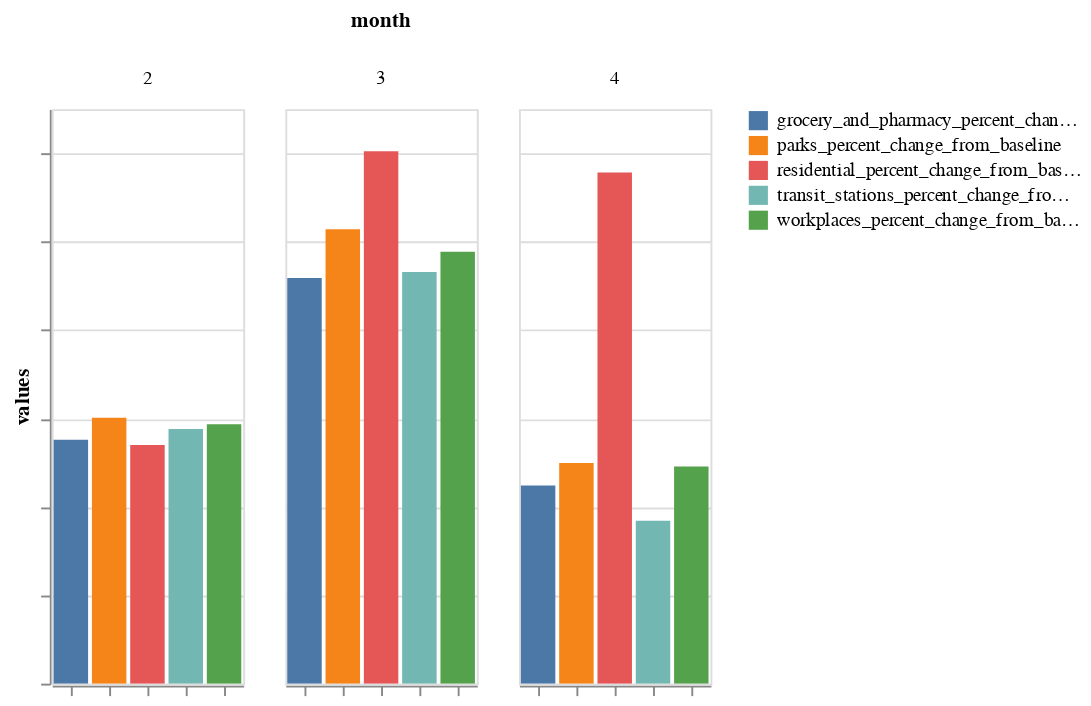

Here is the notebook cell this chart was saved with:
### Code cell
alt.Chart(india_df.groupby(["month"]).sum().reset_index()).transform_fold([grocery,parks,residential,workplace,transit],as_=["pro","values"]).mark_bar().encode(
    alt.X('pro:O',axis=alt.Axis(labels=False),title=None),
    alt.Y('values:Q',axis=alt.Axis(labels=False)),  alt.Color('pro:N',title=None),
    alt.Column('month:N')
   ).interactive()

### Figure 1 — Vega-Lite specification as saved in the notebook (floating-point values rounded to 4 significant figures)
{"config": {"view": {"continuousWidth": 400, "continuousHeight": 300}}, "data": {"name": "data-dd8564c827b39275d60b7fa220b0cc7b"}, "mark": "bar", "encoding": {"color": {"type": "nominal", "field": "pro", "title": null}, "column": {"type": "nominal", "field": "month"}, "x": {"type": "ordinal", "axis": {"labels": false}, "field": "pro", "title": null}, "y": {"type": "quantitative", "axis": {"labels": false}, "field": "values"}}, "selection": {"selector037": {"type": "interval", "bind": "scales", "encodings": ["x", "y"]}}, "transform": [{"fold": ["grocery_and_pharmacy_percent_change_from_baseline", "parks_percent_change_from_baseline", "residential_percent_change_from_baseline", "workplaces_percent_change_from_baseline", "transit_stations_percent_change_from_baseline"], "as": ["pro", "values"]}], "$schema": "https://vega.github.io/schema/vega-lite/v4.8.1.json", "datasets": {"data-dd8564c827b39275d60b7fa220b0cc7b": [{"month": 2, "lat": 12460.0, "lng": 45240.0, "retail_and_recreation_percent_change_from_baseline": 56140.0, "grocery_and_pharmacy_percent_change_from_baseline": 55190.0, "parks_percent_change_from_baseline": 60180.0, "transit_stations_percent_change_from_baseline": 57610.0, "workplaces_percent_change_from_baseline": 58690.0, "residential_percent_change_from_baseline": 53980.0, "day": 12210, "year": 1121100, "day_in_year": 29415}, {"month": 3, "lat": 25760.0, "lng": 93500.0, "retail_and_recreation_percent_change_from_baseline": 88520.0, "grocery_and_pharmacy_percent_change_from_baseline": 91790.0, "parks_percent_change_from_baseline": 102800.0, "transit_stations_percent_change_from_baseline": 93150.0, "workplaces_percent_change_from_baseline": 97710.0, "residential_percent_change_from_baseline": 120500.0, "day": 18352, "year": 2316940, "day_in_year": 87172}, {"month": 4, "lat": 21600.0, "lng": 78420.0, "retail_and_recreation_percent_change_from_baseline": 22330.0, "grocery_and_pharmacy_percent_change_from_baseline": 44860.0, "parks_percent_change_from_baseline": 49930.0, "transit_stations_percent_change_from_baseline": 36880.0, "workplaces_percent_change_from_baseline": 49110.0, "residential_percent_change_from_baseline": 115700.0, "day": 12987, "year": 1943240, "day_in_year": 100529}]}}
